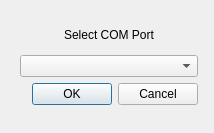
<?xml version="1.0" encoding="UTF-8"?>
<ui version="4.0">
 <class>PortSelect</class>
 <widget class="QDialog" name="PortSelect">
  <property name="geometry">
   <rect>
    <x>0</x>
    <y>0</y>
    <width>214</width>
    <height>133</height>
   </rect>
  </property>
  <property name="windowTitle">
   <string>Dialog</string>
  </property>
  <widget class="QWidget" name="">
   <property name="geometry">
    <rect>
     <x>20</x>
     <y>20</y>
     <width>178</width>
     <height>85</height>
    </rect>
   </property>
   <layout class="QVBoxLayout" name="verticalLayout">
    <item>
     <widget class="QLabel" name="label">
      <property name="text">
       <string>Select COM Port</string>
      </property>
      <property name="alignment">
       <set>Qt::AlignCenter</set>
      </property>
     </widget>
    </item>
    <item>
     <widget class="QComboBox" name="comboBox"/>
    </item>
    <item>
     <widget class="QDialogButtonBox" name="buttonBox">
      <property name="orientation">
       <enum>Qt::Horizontal</enum>
      </property>
      <property name="standardButtons">
       <set>QDialogButtonBox::Cancel|QDialogButtonBox::Ok</set>
      </property>
     </widget>
    </item>
   </layout>
  </widget>
 </widget>
 <resources/>
 <connections>
  <connection>
   <sender>buttonBox</sender>
   <signal>accepted()</signal>
   <receiver>PortSelect</receiver>
   <slot>accept()</slot>
   <hints>
    <hint type="sourcelabel">
     <x>248</x>
     <y>254</y>
    </hint>
    <hint type="destinationlabel">
     <x>157</x>
     <y>274</y>
    </hint>
   </hints>
  </connection>
  <connection>
   <sender>buttonBox</sender>
   <signal>rejected()</signal>
   <receiver>PortSelect</receiver>
   <slot>reject()</slot>
   <hints>
    <hint type="sourcelabel">
     <x>316</x>
     <y>260</y>
    </hint>
    <hint type="destinationlabel">
     <x>286</x>
     <y>274</y>
    </hint>
   </hints>
  </connection>
 </connections>
</ui>
